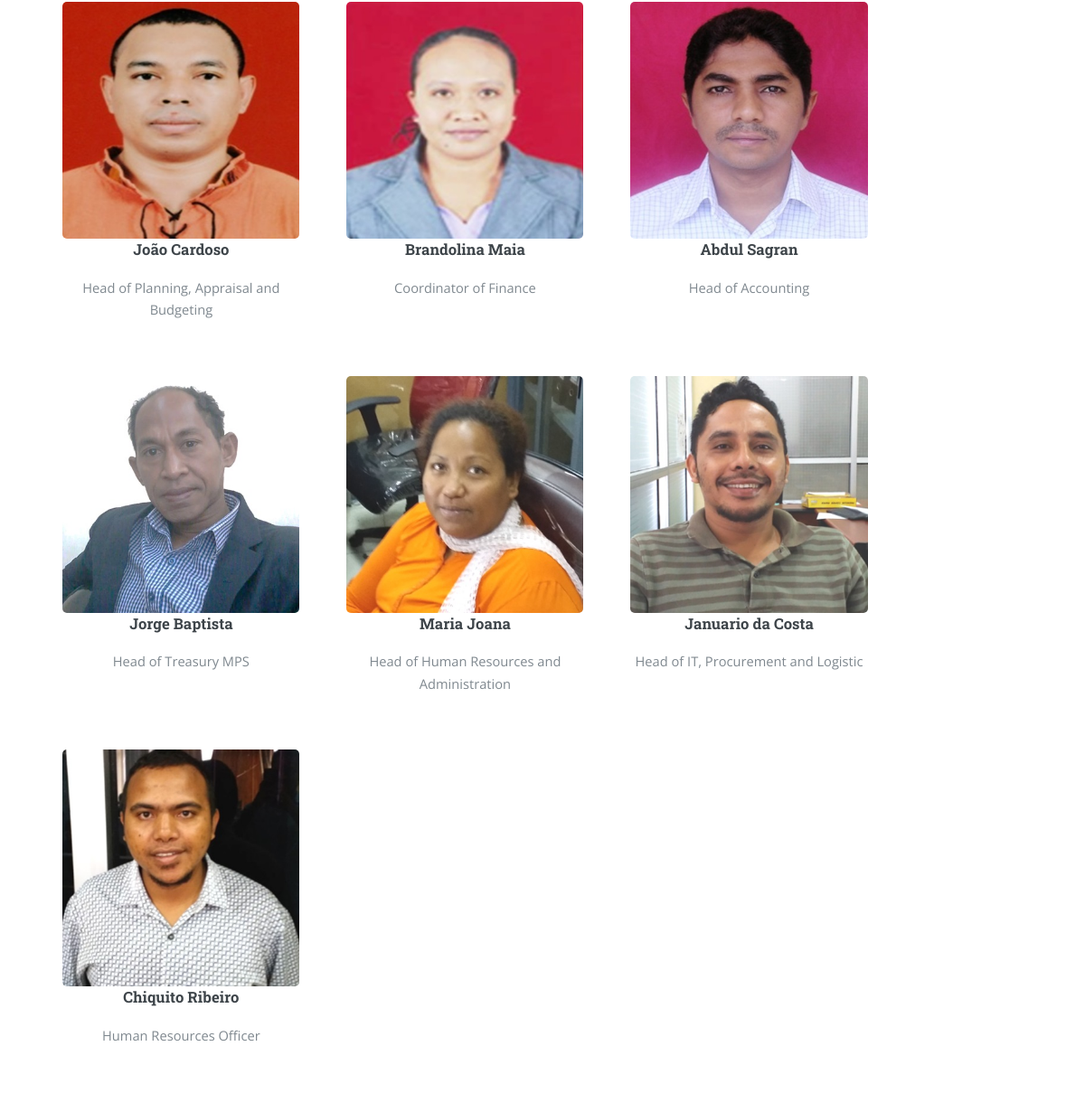
Page /tt/secretariado/ (lower part) on the earlier database version.
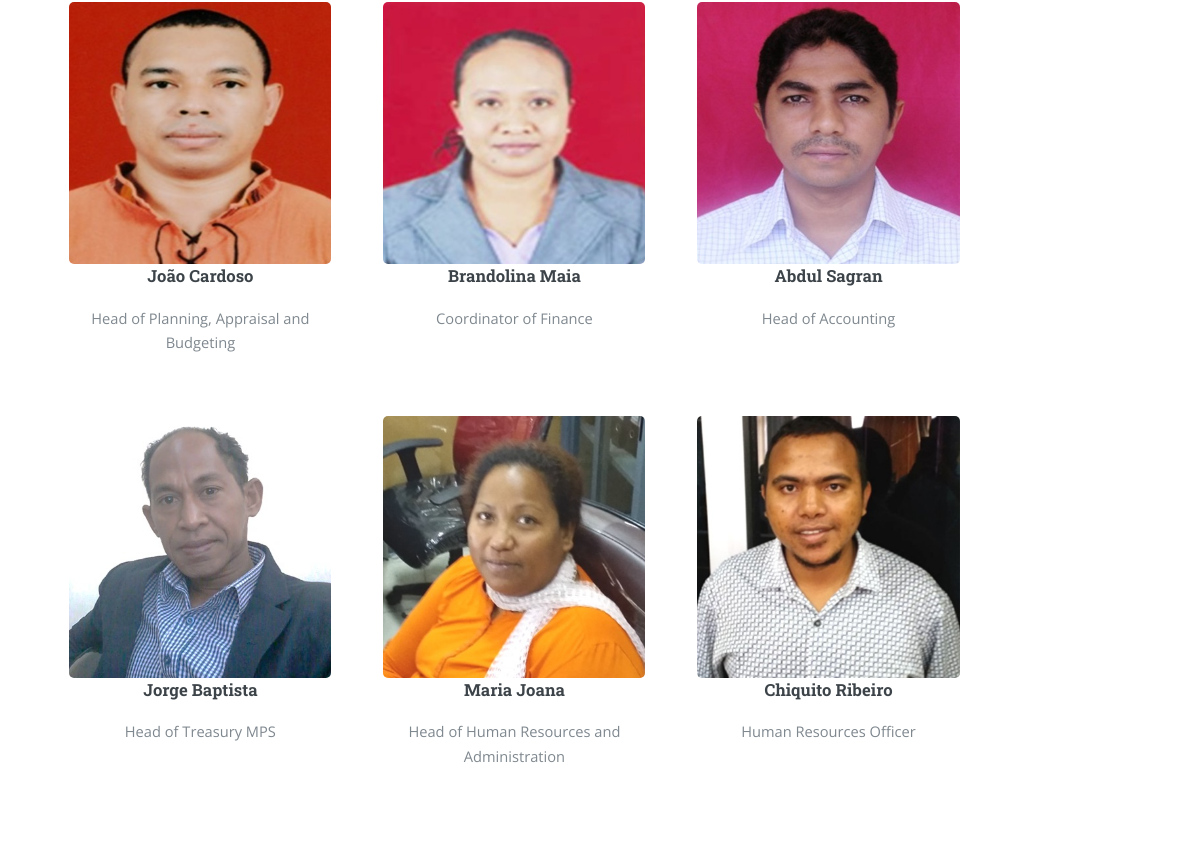
Same page on the later database version.
### mpsapps/models.py (models this page shows, shortened)
class SgpStaff(models.Model):
    naran = models.CharField(max_length=50)
    title = models.CharField(max_length=50)
    image = models.ImageField(upload_to='staff', blank=True)
    status = models.BooleanField()

### mpsapps/views.py (the view)
# urls.py: path('secretariado/', SobreIfView.as_view(), name='sobresgp'),
class SobreIfView(TemplateView):
    template_name = 'mpsapps/sobresgp.html'
    def get_context_data(self, **kwargs):
        context = super().get_context_data(**kwargs)
        context['sobre_sgp'] = SgpModel.objects.get(id=2)
        context['staff_sgp'] = SgpStaff.objects.all()
        return context

### templates/mpsapps/sobresgp.html (shortened to what this page needs)
  {% extends 'shared/base.html'%}
  {% block section%}
  <section>
      <div class="row">
          {% for staff in staff_sgp%}
          {%if staff.status%}
          <div class="col-lg-3 m-3 text-center">
                    <img class="image" src="{{staff.image.url}}" alt="{{staff.naran}}">
                    <h3>{{staff.naran}}</h3>
                    <p>{{staff.title}}</p>
          </div>
            {% endif %}
            {% endfor %}
      </div>
  </section>
  {%endblock%}

### templates/shared/base.html (shortened to what this page needs)
{% load static %}
{% load i18n %}
<!DOCTYPE HTML>
<html>
	<head>
		<link rel="stylesheet" href="{% static 'assets/bootstrap_css/bootstrap.min.css' %}">
		<link rel="stylesheet" href="{% static 'assets/bootstrap_css/bootstrap.css'%}">
		<link rel="stylesheet" href="{% static 'assets/css/main.css' %}" />
		<link rel="stylesheet" href="{% static 'assets/css/costume.css'%}">
	</head>
	<body class="is-preload">
        {% block body %}
			<div id="wrapper">
					<div id="main">
						<div class="inner">
							{% block section%}
							{% endblock %}
						</div>
					</div>
            </div>
        {% endblock%}
	</body>
</html>

### templates/shared/sidebar.html (shortened to what this page needs)
      {% load i18n %}

### static/assets/css/main.css (style rules this page uses)
html, body, div, span, applet, object, iframe, h1, h2, h3, h4, h5, h6, p, blockquote, pre, a, abbr, acronym, address, big, cite, code, del, dfn, em, img, ins, kbd, q, s, samp, small, strike, strong, sub, sup, tt, var, b, u, i, center, dl, dt, dd, ol, ul, li, fieldset, form, label, legend, table, caption, tbody, tfoot, thead, tr, th, td, article, aside, canvas, details, embed, figure, figcaption, footer, header, hgroup, menu, nav, output, ruby, section, summary, time, mark, audio, video { margin: 0; padding: 0; border: 0; font-size: 100%; font: inherit; vertical-align: baseline; }
article, aside, details, figcaption, figure, footer, header, hgroup, menu, nav, section { display: block; }
body { line-height: 1; }
body { -webkit-text-size-adjust: none; }
body { -ms-overflow-style: scrollbar; }
html { box-sizing: border-box; }
*, *:before, *:after { box-sizing: inherit; }
body { background: #ffffff; }
body, input, select, textarea { color: #7f888f; font-family: "Open Sans", sans-serif; font-size: 13pt; font-weight: 400; line-height: 1.65; }
@media screen and (max-width: 1680px) { body, input, select, textarea, p { font-size: 11pt; } }
@media screen and (max-width: 1280px) { body, input, select, textarea { font-size: 10pt; } }
p { margin: 0 0 2em 0; }
h1, h2, h3, h4, h5, h6 { color: #3d4449; font-family: "Roboto Slab", serif; font-weight: 700; line-height: 1.5; margin: 0 0 1em 0; }
h3 { font-size: 1.25em; }
.row { display: flex; flex-wrap: wrap; box-sizing: border-box; align-items: stretch; }
.row > * { box-sizing: border-box; }
.row { margin-top: 0; margin-left: -1.5em; }
.row > * { padding: 0 0 0 1.5em; }
@media screen and (max-width: 1680px) { .row { display: flex; flex-wrap: wrap; box-sizing: border-box; align-items: stretch; } }
@media screen and (max-width: 1680px) { .row > * { box-sizing: border-box; } }
@media screen and (max-width: 1680px) { .row { margin-top: 0; margin-left: -1.5em; } }
@media screen and (max-width: 1680px) { .row > * { padding: 0 0 0 1.5em; } }
@media screen and (max-width: 1280px) { .row { display: flex; flex-wrap: wrap; box-sizing: border-box; align-items: stretch; } }
@media screen and (max-width: 1280px) { .row > * { box-sizing: border-box; } }
@media screen and (max-width: 1280px) { .row { margin-top: 0; margin-left: -1.5em; } }
@media screen and (max-width: 1280px) { .row > * { padding: 0 0 0 1.5em; } }
.image { border-radius: 0.375em; border: 0; display: inline-block; position: relative; }
#wrapper { display: -moz-flex; display: -webkit-flex; display: -ms-flex; display: flex; -moz-flex-direction: row-reverse; -webkit-flex-direction: row-reverse; -ms-flex-direction: row-reverse; flex-direction: row-reverse; min-height: 100vh; }
#main { -moz-flex-grow: 1; -webkit-flex-grow: 1; -ms-flex-grow: 1; flex-grow: 1; -moz-flex-shrink: 1; -webkit-flex-shrink: 1; -ms-flex-shrink: 1; flex-shrink: 1; width: 100%; }
#main > .inner { padding: 0 6em 0.1em 6em ; margin: 0 auto; max-width: 110em; }
#main > .inner > section { padding: 6em 0 4em 0 ; border-top: solid 2px rgba(210, 215, 217, 0.75); }
@media screen and (max-width: 1680px) { #main > .inner { padding: 0 5em 0.1em 5em ; } }
@media screen and (max-width: 1680px) { #main > .inner > section { padding: 5em 0 3em 0 ; } }
@media screen and (max-width: 1280px) { #main > .inner { padding: 0 4em 0.1em 4em ; } }
@media screen and (max-width: 1280px) { #main > .inner > section { padding: 4em 0 2em 0 ; } }

### static/assets/css/costume.css (style rules this page uses)
.image { display: block; width: 100%; height: auto; }

Differences in the rows shown:
no longer on this page (row edited): SgpStaff: image (picture), naran "Januario da Costa", title "Head of IT, Procurement and Logistic"
